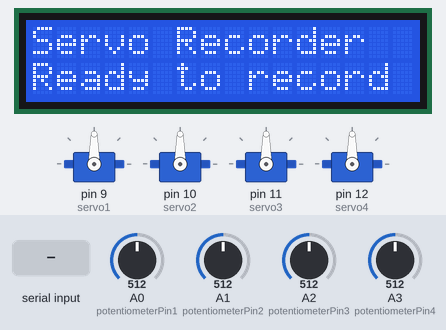
Recording of a sketch running on a simulated Arduino Uno, built with avr-gcc and run on an emulated ATmega328P. Shown: 16×2 character LCD, 4 × servo. Inputs (shaded band) come from the test bench; at power-on: A0 (potentiometerPin1) = 512, A1 (potentiometerPin2) = 512, A2 (potentiometerPin3) = 512, A3 (potentiometerPin4) = 512.

Above: at 1.2 s.
1.3 s: "g" received over Serial
At 2.6 s:
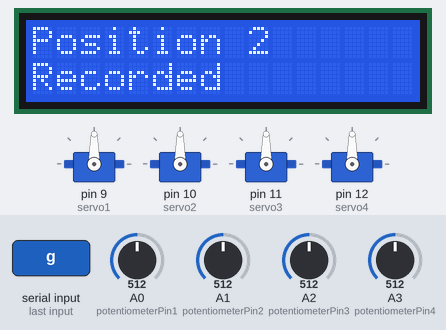
4.3 s: A0 (potentiometerPin1) set to 716
At 5.3 s:
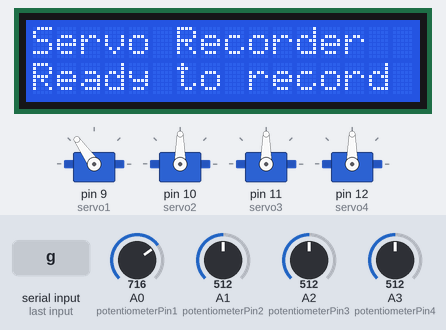
5.8 s: A1 (potentiometerPin2) set to 716
At 6.4 s:
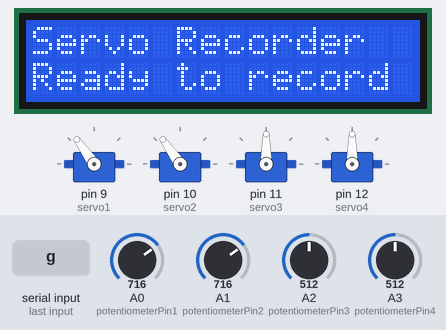
7.3 s: A2 (potentiometerPin3) set to 716
At 8.5 s:
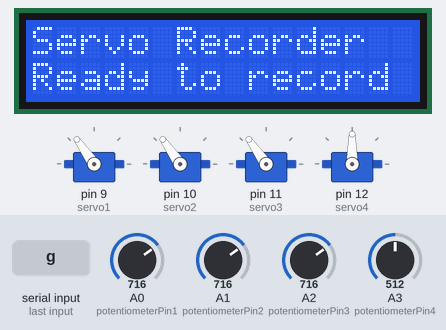
8.8 s: A3 (potentiometerPin4) set to 716
At 9.8 s:
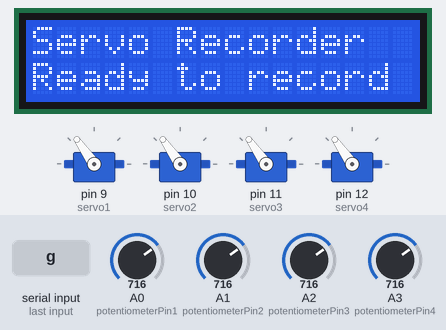
10.3 s: A0 (potentiometerPin1) set to 992
At 11.0 s:
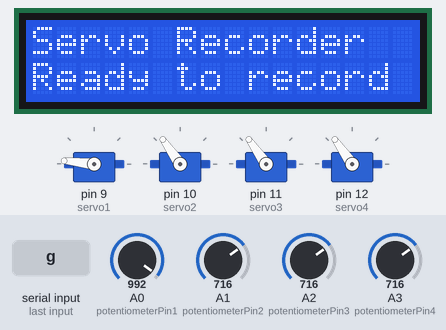
Timing chart, 0 to 12.8 s (numbered marks = the images above; inputs shaded):
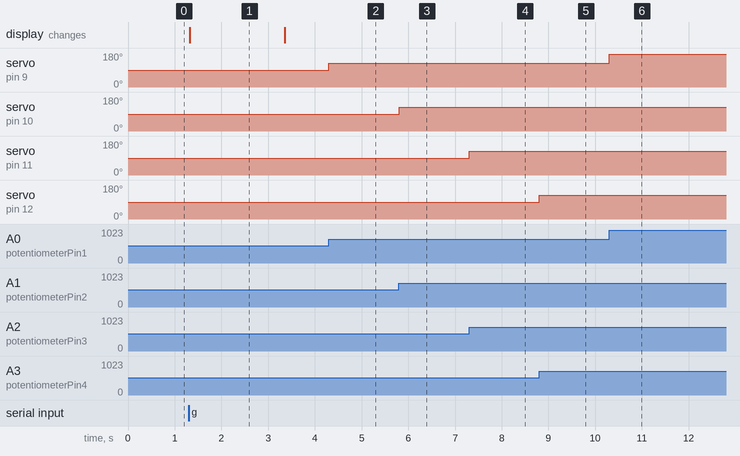

The sketch:

EEPROM.ino
```cpp
#include <EEPROM.h>
#include <Servo.h>
#include <LiquidCrystal_I2C.h>

const int potentiometerPin1 = A0;
const int potentiometerPin2 = A1;
const int potentiometerPin3 = A2;
const int potentiometerPin4 = A3;

struct ServoPosition {
  int servo1Angle;
  int servo2Angle;
  int servo3Angle;
  int servo4Angle;
};

const int maxPositions = 10;  // Número máximo de posiciones a grabar
ServoPosition positions[maxPositions];
int currentPosition = 0;  // Índice de la posición actual

Servo servo1;
Servo servo2;
Servo servo3;
Servo servo4;

LiquidCrystal_I2C lcd(0x27, 16, 2);  // Dirección I2C de la pantalla LCD

void setup() {
  lcd.begin(16, 2);  // Inicializar la pantalla LCD
  lcd.print("Servo Recorder");  // Mostrar título en la primera línea
  lcd.setCursor(0, 1);
  lcd.print("Ready to record");  // Mostrar mensaje de estado en la segunda línea

  servo1.attach(9);
  servo2.attach(10);
  servo3.attach(11);
  servo4.attach(12);

  Serial.begin(9600);
}

void loop() {
  // Leer los valores de los potenciómetros
  int servo1Angle = analogRead(potentiometerPin1);
  int servo2Angle = analogRead(potentiometerPin2);
  int servo3Angle = analogRead(potentiometerPin3);
  int servo4Angle = analogRead(potentiometerPin4);

  // Mapear los valores de los potenciómetros al rango de ángulos del servo (0-180)
  servo1Angle = map(servo1Angle, 0, 1023, 0, 180);
  servo2Angle = map(servo2Angle, 0, 1023, 0, 180);
  servo3Angle = map(servo3Angle, 0, 1023, 0, 180);
  servo4Angle = map(servo4Angle, 0, 1023, 0, 180);

  // Mover los servomotores a los ángulos correspondientes
  servo1.write(servo1Angle);
  servo2.write(servo2Angle);
  servo3.write(servo3Angle);
  servo4.write(servo4Angle);

  // Verificar si se debe grabar una posición
  if (Serial.available() > 0) {
    char command = Serial.read();
    if (command == 'g') {
      grabarPosicion();
    }
  }
}

void grabarPosicion() {
  // Obtener los ángulos de los servomotores
  int servo1Angle = analogRead(potentiometerPin1);
  int servo2Angle = analogRead(potentiometerPin2);
  int servo3Angle = analogRead(potentiometerPin3);
  int servo4Angle = analogRead(potentiometerPin4);

  // Guardar la posición actual en el arreglo
  positions[currentPosition].servo1Angle = servo1Angle;
  positions[currentPosition].servo2Angle = servo2Angle;
  positions[currentPosition].servo3Angle = servo3Angle;
  positions[currentPosition].servo4Angle = servo4Angle;

  // Incrementar el índice de la posición actual
  currentPosition++;

  // Verificar si se ha alcanzado el número máximo de posiciones
  if (currentPosition >= maxPositions) {
    lcd.clear();
    lcd.print("Max positions");
    lcd.setCursor(0, 1);
    lcd.print("reached");
    delay(2000);  // Mostrar mensaje por 2 segundos
    lcd.clear();
    lcd.print("Servo Recorder");
    lcd.setCursor(0, 1);
    lcd.print("Ready to record");
    currentPosition = maxPositions - 1;
  } else {
    lcd.clear();
    lcd.print("Position ");
    lcd.print(currentPosition + 1);
    lcd.setCursor(0, 1);
    lcd.print("Recorded");
    delay(2000);  // Mostrar mensaje por 2 segundos
    lcd.clear();
    lcd.print("Servo Recorder");
    lcd.setCursor(0, 1);
    lcd.print("Ready to record");
  }
}
```

Measured:
- after the input at 1.3 s, the display: changes at once (image 1)
- after the input at 4.3 s, servo on pin 9 (servo1): 90° → 125° at once
- after the input at 5.8 s, servo on pin 10 (servo2): 90° → 125° at once
- after the input at 7.3 s, servo on pin 11 (servo3): 90° → 125° at once
- after the input at 8.8 s, servo on pin 12 (servo4): 90° → 125° at once
- after the input at 10.3 s, servo on pin 9 (servo1): 125° → 174° at once
- what the display in image 1 shows lasts 2.1 s, from 1.3 s to 3.4 s
